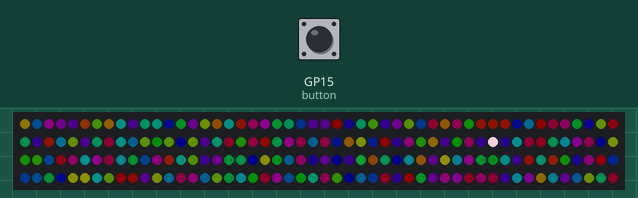
This program was run on a simulated Raspberry Pi Pico running MicroPython. Parts: 200 RGB LEDs in strip order, left to right, continuing on the next row. The inputs (shaded band) are chosen by the test bench; at power-on: GP15 (button) HIGH. Dim RGB values are drawn brighter than linear; random numbers come from a fixed seed.

Above: at 1.2 s.
1.3 s: GP15 (button) pulled LOW for 0.15 s
At 1.5 s:
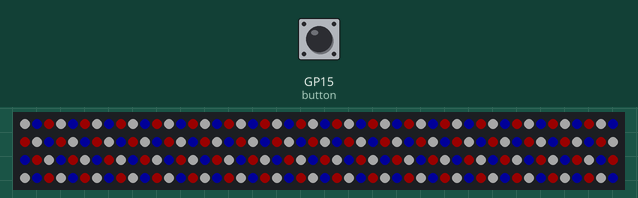
2.0 s: GP15 (button) pulled LOW for 1 s
At 2.97 s:
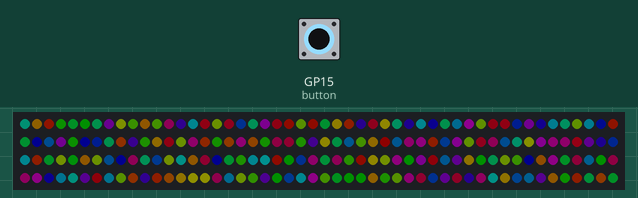
3.6 s: GP15 (button) pulled LOW for 0.15 s
At 3.94 s:
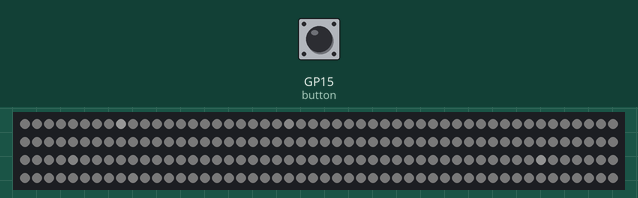
4.3 s: GP15 (button) pulled LOW for 1 s
At 4.78 s:
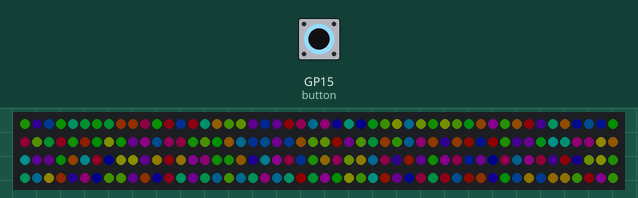
Timing chart, 0 to 6.9 s (numbered marks = the images above; inputs shaded):
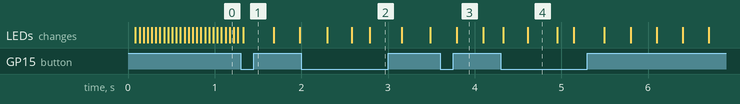

The program:

Christmas-lights.py
```python
"""
Raspberry Pi Pico + NeoPixel Pebble Strand (200 LEDs)

Button cycles through 4 modes:

  Mode 1: Dim, colorful background + white sparkles
          - Each LED has a dim, saturated base color
          - Occasionally a LED brightens to near-white, then returns to its base color

  Mode 2: Alternating white, red, and green
          - Pattern along strip: white, red, green, white, red, green, ...
          - ALL LEDs (white, red, green) can sparkle (brighten toward white, then back)

  Mode 3: Twinkling snow
          - All LEDs very dim white
          - Individual LEDs slowly brighten to soft white and fade back down
          - Gentle, random twinkles across the strand

  Mode 4: Off
          - All LEDs off (black)
"""

from machine import Pin
from neopixel import NeoPixel
import time
import urandom
import math

# ----------------- CONFIGURATION -----------------

LED_PIN = 2          # GPIO for NeoPixel data
NUM_LEDS = 200       # Pebble strand length
BUTTON_PIN = 15      # GPIO for button (to GND, internal pull-up)

FPS = 40             # Target animation frame rate
FRAME_DELAY = int(1000 / FPS)

# Mode 1: base glow + sparkles
MODE1_BASE_V = 0.06          # background dim level
MODE1_SPARKLE_V = 0.95       # peak brightness during sparkle (near white)
MODE1_SPARKLE_STEPS = 22     # length of sparkle animation in frames
MODE1_SPARKLE_PROB = 40      # 0–255 chance per frame to start a sparkle

# Mode 2: explicit white / red / green + sparkles on all LEDs
# Your strip appears to be GBR-ordered:
#   tuple[0] -> GREEN, tuple[1] -> BLUE, tuple[2] -> RED
MODE2_WHITE_VAL    = 40      # base white brightness (0–255)
MODE2_RED_VAL      = 25      # base RED brightness (0–255)  -> channel 2
MODE2_GREEN_VAL    = 25      # base GREEN brightness (0–255)-> channel 0
MODE2_SPARKLE_VAL  = 220     # how bright white sparkles go (0–255)

# Mode 3: twinkling snow
MODE3_BASE_V = 0.01          # background very dim white
MODE3_TWINKLE_V = 0.5       # peak brightness of a snow twinkle (still gentle)
MODE3_TWINKLE_STEPS = 60     # how many frames a twinkle lasts (~1.5 s at 40 FPS)
MODE3_TWINKLE_PROB = 210      # 0–255 chance per frame to start a new twinkle

# Button debouncing
BUTTON_DEBOUNCE_MS = 250

# ----------------- HARDWARE SETUP -----------------

pin = Pin(LED_PIN, Pin.OUT)
np = NeoPixel(pin, NUM_LEDS)

button = Pin(BUTTON_PIN, Pin.IN, Pin.PULL_UP)  # active low

# ----------------- STATE VARIABLES -----------------

current_mode = 1
last_button_time = 0

# Mode 1 state
base_hue_mode1 = [0.0] * NUM_LEDS
sparkle_phase = [0] * NUM_LEDS   # 0 = no sparkle, >0 = which step in sparkle

# Mode 2 state
sparkle_phase2 = [0] * NUM_LEDS  # used for white/red/green pixels

# Mode 3 state
twinkle_phase3 = [0] * NUM_LEDS  # 0 = no twinkle, >0 = step in twinkle

# ----------------- HELPER FUNCTIONS -----------------

def hsv_to_rgb(h, s, v):
    """
    h, s, v in [0,1] -> (r,g,b) in [0,255]
    (Logical RGB; for Mode 2 primaries we override with GBR mapping.)
    """
    if s <= 0.0:
        val = int(v * 255)
        return val, val, val

    h = h % 1.0  # wrap around
    i = int(h * 6.0)
    f = (h * 6.0) - i
    p = v * (1.0 - s)
    q = v * (1.0 - s * f)
    t = v * (1.0 - s * (1.0 - f))
    i = i % 6

    if i == 0:
        r, g, b = v, t, p
    elif i == 1:
        r, g, b = q, v, p
    elif i == 2:
        r, g, b = p, v, t
    elif i == 3:
        r, g, b = p, q, v
    elif i == 4:
        r, g, b = t, p, v
    else:  # i == 5
        r, g, b = v, p, q

    return int(r * 255), int(g * 255), int(b * 255)


def random_float():
    # Quick 0.0–1.0 random using urandom
    return urandom.getrandbits(16) / 65535.0


def lerp(a, b, t):
    """Linear interpolation between a and b with t in [0,1]."""
    return int(a + (b - a) * t)

# ----------------- MODE INITIALISATION -----------------

def init_mode1():
    """
    Mode 1: each LED gets a dim, saturated base color.
    Sparkles will temporarily send LEDs toward bright white.
    """
    global base_hue_mode1, sparkle_phase
    for i in range(NUM_LEDS):
        base_hue_mode1[i] = random_float()
        sparkle_phase[i] = 0

    for i in range(NUM_LEDS):
        r, g, b = hsv_to_rgb(base_hue_mode1[i], 1.0, MODE1_BASE_V)
        np[i] = (r, g, b)
    np.write()


def init_mode2():
    """
    Mode 2:
    - Static spatial pattern of white, red, green repeated.
    - ALL LEDs (white, red, green) may sparkle.
    """
    global sparkle_phase2

    for i in range(NUM_LEDS):
        pattern = i % 3  # 0: white, 1: red, 2: green

        if pattern == 0:
            # White: all three channels equal -> white regardless of order
            np[i] = (MODE2_WHITE_VAL, MODE2_WHITE_VAL, MODE2_WHITE_VAL)
        elif pattern == 1:
            # RED on GBR hardware: channel 2 is red
            np[i] = (0, 0, MODE2_RED_VAL)        # (G, B, R)
        else:
            # GREEN on GBR hardware: channel 0 is green
            np[i] = (MODE2_GREEN_VAL, 0, 0)      # (G, B, R)

        sparkle_phase2[i] = 0

    np.write()


def init_mode3():
    """
    Mode 3: Twinkling snow.
    - All LEDs start at very dim white.
    - twinkle_phase3 is reset so no LEDs are currently twinkling.
    """
    global twinkle_phase3
    for i in range(NUM_LEDS):
        twinkle_phase3[i] = 0

    base_val = int(MODE3_BASE_V * 255)
    for i in range(NUM_LEDS):
        np[i] = (base_val, base_val, base_val)
    np.write()


def init_mode4():
    """
    Mode 4: Off (all LEDs black).
    """
    for i in range(NUM_LEDS):
        np[i] = (0, 0, 0)
    np.write()

# ----------------- MODE UPDATE FUNCTIONS -----------------

def update_mode1():
    """
    Mode 1:
    - Dim colorful background.
    - Sparkles: LED brightens toward near-white, then returns to its original color.
    """
    # Possibly start a new sparkle
    if urandom.getrandbits(8) < MODE1_SPARKLE_PROB:
        idx = urandom.getrandbits(16) % NUM_LEDS
        if sparkle_phase[idx] == 0:
            sparkle_phase[idx] = 1

    half = MODE1_SPARKLE_STEPS // 2

    for i in range(NUM_LEDS):
        phase = sparkle_phase[i]

        if phase == 0:
            # No sparkle, just base color
            s = 1.0
            v = MODE1_BASE_V
        else:
            # Envelope for whiteness/brightness: 0 → 1 → 0
            if phase <= half:
                u = phase / half
            else:
                u = (MODE1_SPARKLE_STEPS - phase) / half

            u = max(0.0, min(1.0, u))
            u = u ** 1.5  # slightly sharper

            # u controls how "white and bright" we are:
            # u = 0: fully saturated base color at MODE1_BASE_V
            # u = 1: desaturated (white) at MODE1_SPARKLE_V
            s = 1.0 - u
            v = MODE1_BASE_V + (MODE1_SPARKLE_V - MODE1_BASE_V) * u

            sparkle_phase[i] += 1
            if sparkle_phase[i] > MODE1_SPARKLE_STEPS:
                sparkle_phase[i] = 0
                s = 1.0
                v = MODE1_BASE_V

        r, g, b = hsv_to_rgb(base_hue_mode1[i], s, v)
        np[i] = (r, g, b)

    np.write()


def update_mode2():
    """
    Mode 2:
    - White, red, green pattern along the strip.
    - ALL LEDs (white, red, green) can sparkle:
        * randomly chosen
        * brighten toward white, then fade back to their base color.
    """
    global sparkle_phase2

    # Possibly start a new sparkle on ANY LED (white, red, or green)
    if urandom.getrandbits(8) < MODE1_SPARKLE_PROB:
        idx = urandom.getrandbits(16) % NUM_LEDS
        if sparkle_phase2[idx] == 0:
            sparkle_phase2[idx] = 1

    half = MODE1_SPARKLE_STEPS // 2

    for i in range(NUM_LEDS):
        pattern = i % 3  # 0: white, 1: red, 2: green
        phase = sparkle_phase2[i]

        # Base color in (G, B, R) tuple order
        if pattern == 0:
            # white
            base_g = MODE2_WHITE_VAL
            base_b = MODE2_WHITE_VAL
            base_r = MODE2_WHITE_VAL
        elif pattern == 1:
            # red
            base_g, base_b, base_r = 0, 0, MODE2_RED_VAL
        else:
            # green
            base_g, base_b, base_r = MODE2_GREEN_VAL, 0, 0

        if phase == 0:
            # No sparkle, just base color
            g, b, r = base_g, base_b, base_r
        else:
            # Same sparkle envelope shape as Mode 1: 0 → 1 → 0
            if phase <= half:
                u = phase / half
            else:
                u = (MODE1_SPARKLE_STEPS - phase) / half

            u = max(0.0, min(1.0, u))
            u = u ** 1.5

            # Blend from base color → white at MODE2_SPARKLE_VAL
            g = lerp(base_g, MODE2_SPARKLE_VAL, u)
            b = lerp(base_b, MODE2_SPARKLE_VAL, u)
            r = lerp(base_r, MODE2_SPARKLE_VAL, u)

            sparkle_phase2[i] += 1
            if sparkle_phase2[i] > MODE1_SPARKLE_STEPS:
                sparkle_phase2[i] = 0
                g, b, r = base_g, base_b, base_r

        # Remember: (G, B, R) for your strip
        np[i] = (g, b, r)

    np.write()


def update_mode3():
    """
    Mode 3: Twinkling snow.
    - Background is very dim white.
    - Individual LEDs fade up to soft white and back down, randomly across the strand.
    """
    global twinkle_phase3

    # Possibly start a new twinkle on a random LED
    if urandom.getrandbits(8) < MODE3_TWINKLE_PROB:
        idx = urandom.getrandbits(16) % NUM_LEDS
        if twinkle_phase3[idx] == 0:
            twinkle_phase3[idx] = 1

    half = MODE3_TWINKLE_STEPS // 2

    for i in range(NUM_LEDS):
        phase = twinkle_phase3[i]

        if phase == 0:
            v = MODE3_BASE_V
        else:
            # Soft symmetric envelope: 0 → 1 → 0 over MODE3_TWINKLE_STEPS
            if phase <= half:
                u = phase / half
            else:
                u = (MODE3_TWINKLE_STEPS - phase) / half

            u = max(0.0, min(1.0, u))
            u = u ** 1.3  # gentle shaping

            v = MODE3_BASE_V + (MODE3_TWINKLE_V - MODE3_BASE_V) * u

            twinkle_phase3[i] += 1
            if twinkle_phase3[i] > MODE3_TWINKLE_STEPS:
                twinkle_phase3[i] = 0
                v = MODE3_BASE_V

        val = int(v * 255)
        # Equal channels => white, independent of GBR quirk
        np[i] = (val, val, val)

    np.write()


def update_mode4():
    """
    Mode 4: Off (all LEDs black).
    We still rewrite every frame to be robust if anything else touched the strip.
    """
    for i in range(NUM_LEDS):
        np[i] = (0, 0, 0)
    np.write()

# ----------------- BUTTON / MODE HANDLING -----------------

def check_button():
    """
    Simple debounced button check.
    Button is active low (0 when pressed).
    Cycles through modes 1 → 2 → 3 → 4 → 1 → ...
    """
    global current_mode, last_button_time

    now = time.ticks_ms()
    if button.value() == 0:  # pressed
        if time.ticks_diff(now, last_button_time) > BUTTON_DEBOUNCE_MS:
            if current_mode == 1:
                current_mode = 2
                init_mode2()
            elif current_mode == 2:
                current_mode = 3
                init_mode3()
            elif current_mode == 3:
                current_mode = 4
                init_mode4()
            else:
                current_mode = 1
                init_mode1()

            last_button_time = now

# ----------------- MAIN LOOP -----------------

def main():
    global current_mode

    # Start in mode 1 by default
    init_mode1()

    while True:
        start = time.ticks_ms()
        check_button()

        if current_mode == 1:
            update_mode1()
        elif current_mode == 2:
            update_mode2()
        elif current_mode == 3:
            update_mode3()
        else:
            update_mode4()

        # Try to keep roughly constant frame time
        elapsed = time.ticks_diff(time.ticks_ms(), start)
        delay = FRAME_DELAY - elapsed
        if delay > 0:
            time.sleep_ms(delay)

main()
```
